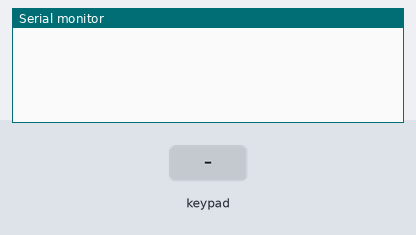
This sketch was run on a simulated Arduino Uno, built for the host (arithmetic inside an expression is 32-bit, double 64-bit). Shown: the last lines printed to the serial monitor. Wiring (inferred from the signals the program sends): 4×4 keypad with keys 1 2 3 A 4 5 6 B 7 8 9 C * 0 # D (labels assumed): rows pin 6, pin 7, pin 8, pin 9; columns pin 2, pin 3, pin 4, pin 5. The test bench sets the inputs (shaded band).

Above: at 1.2 s.
1.3 s: key '1' pressed
At 1.9 s:
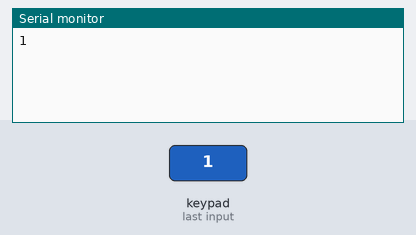
2.8 s: keypad keys 1 2 # pressed 0.4 s apart
At 4.7 s:
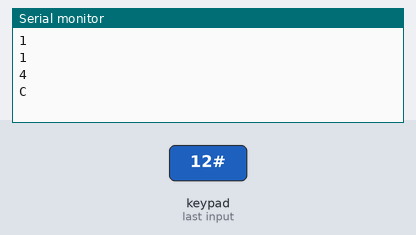
5.5 s: key 'A' pressed
At 6.2 s:
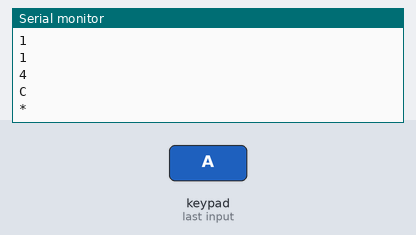
7.0 s: keypad keys 1 2 * pressed 0.4 s apart
At 9.1 s:
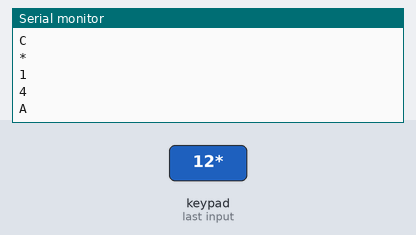
9.7 s: key '0' pressed
At 10.6 s:
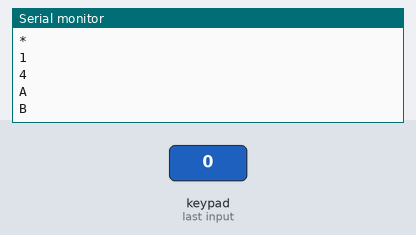
11.2 s: keypad keys 1 2 D pressed 0.4 s apart
At 13.4 s:
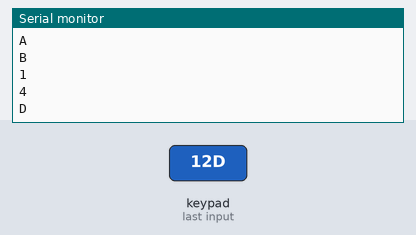

The sketch:

EDU_AffichageTouche.ino
```cpp
//========== EXEMPLE DE PROGRAMME
//
//  Affiche la dernière touche appuyée
//  Aide-mémoire : https://docs.google.com/document/d/1gM7IOO7I0LjB7bM7shGV29H8wXxdH8QqjNqLDHpkzEg/pub
//  Souder David pour http://www.duinoedu.com
//  06/2014
#include <Keypad.h> // http://duinoedu.com/dl/lib/dupont/EDU_Keypad_Dupont.zip
Keypad keypad;
void setup(){
  Serial.begin(9600);
  keypad.brancher();      // 2 à 9 par défaut
}


void loop(){

  keypad.lire();          // Par défaut, affichage de la touche dans le port série
}
```

Measured:
- after the input at 1.3 s, the serial monitor: prints a new line at once (image 1)
- after the input at 2.8 s, the serial monitor: prints a new line after 0.40 s (image 2)
- after the input at 5.5 s, the serial monitor: prints a new line at once (image 3)
- after the input at 7.0 s, the serial monitor: prints a new line at once (image 4)
- after the input at 9.7 s, the serial monitor: prints a new line at once (image 5)
- after the input at 11.2 s, the serial monitor: prints a new line at once (image 6)
